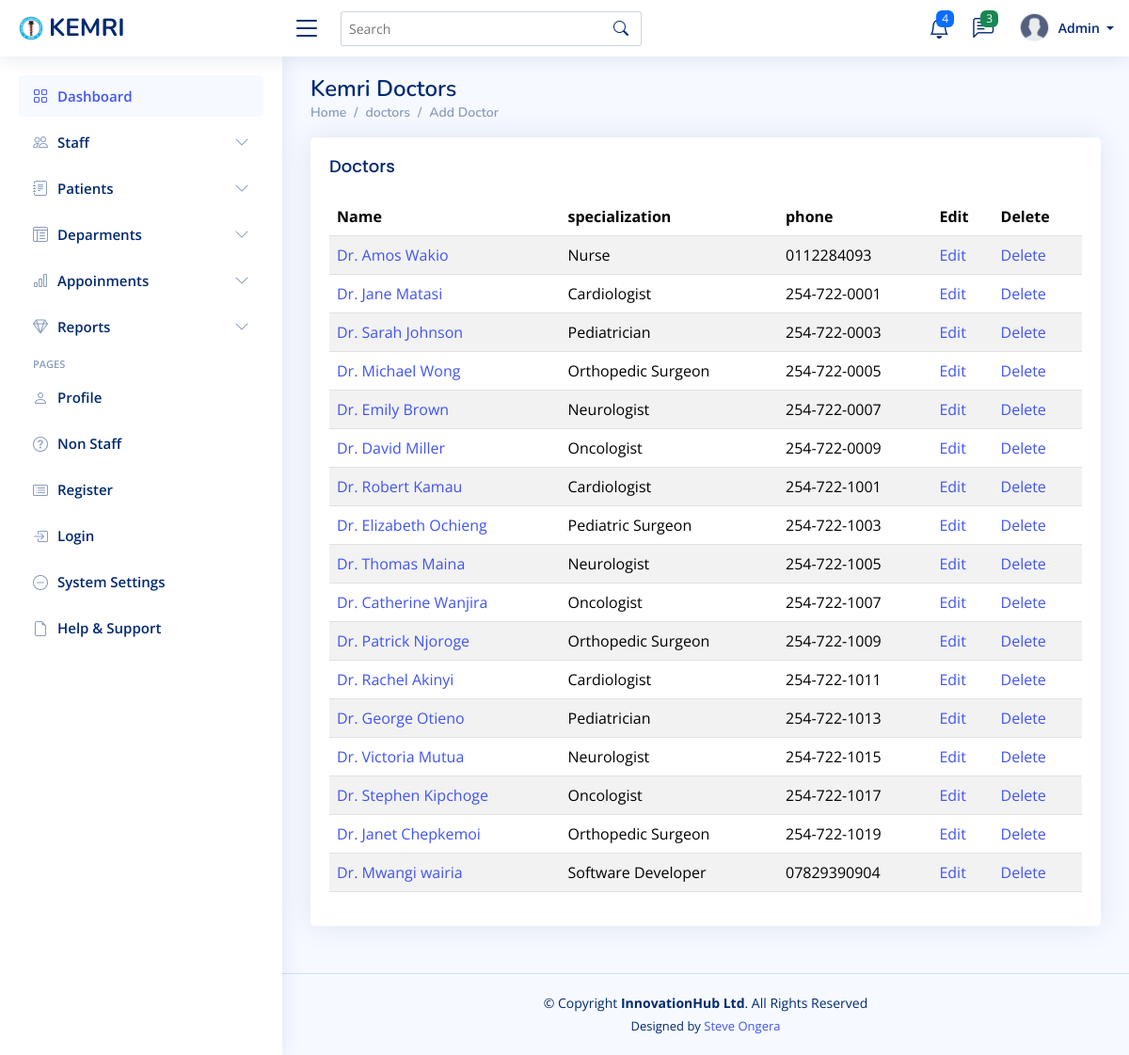
The app's page /doctors/, older data.
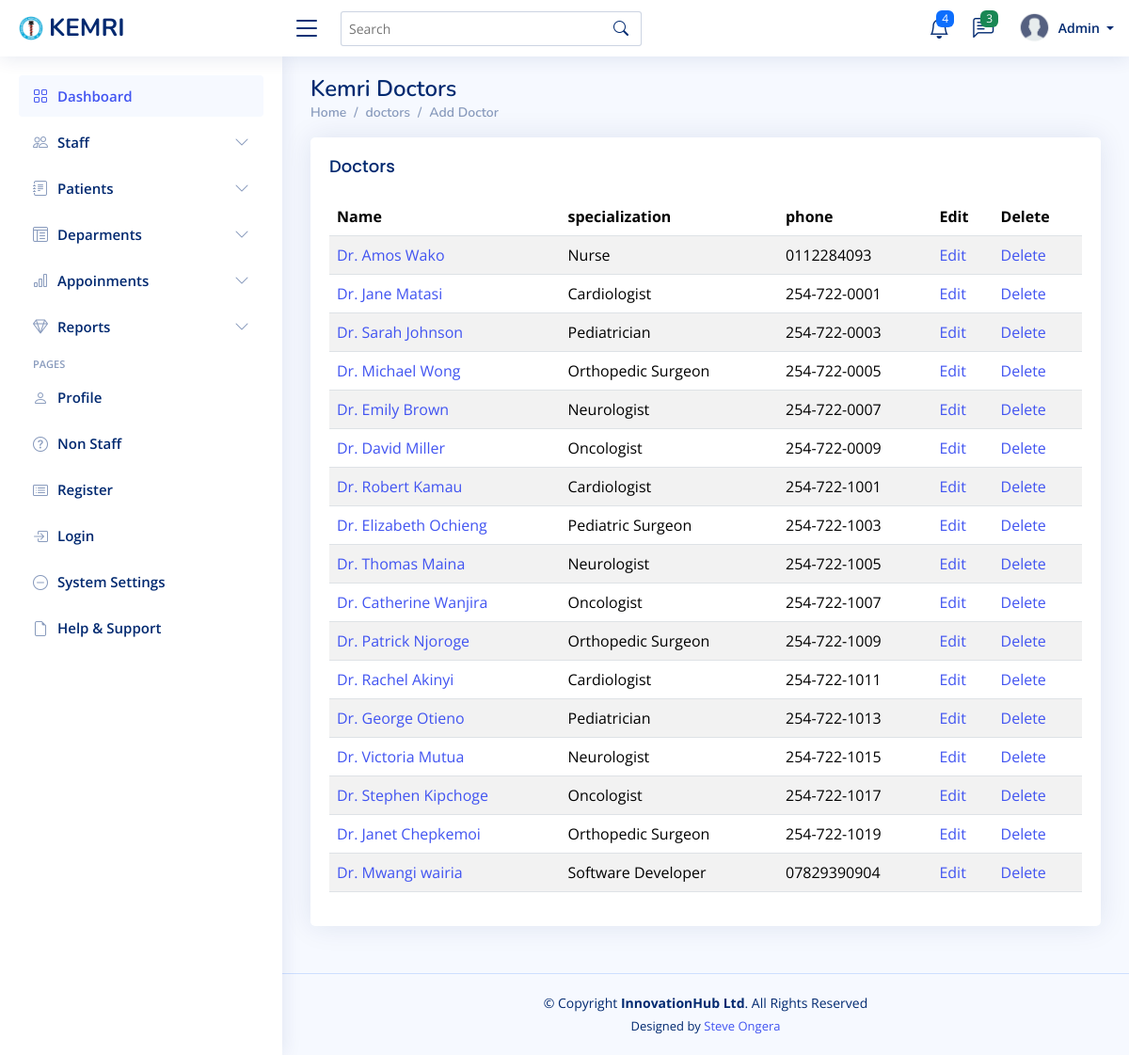
The same page, newer data.
### mtwapa_branch/models.py (models this page shows)
class Doctor(models.Model):
    first_name = models.CharField(max_length=100)
    last_name = models.CharField(max_length=100)
    gender = models.CharField(
        max_length=10,
        choices=[('Male', 'Male'), ('Female', 'Female'), ('Other', 'Other')],
        blank=True,
        null=True
    )
    phone = models.CharField(max_length=100)
    emergency_contact_name = models.CharField(max_length=100, blank=True, null=True)
    emergency_contact_phone = models.CharField(max_length=15, blank=True, null=True)
    address = models.CharField(max_length=100)
    identification_no = models.CharField(max_length=100)
    specialization = models.CharField(max_length=100)
    department = models.ForeignKey(
        'Department',
        on_delete=models.SET_NULL,
        null=True,
        related_name='doctors'  # Custom related_name to avoid clash
    )
    years_of_experience = models.PositiveIntegerField()
    available_days = models.CharField(max_length=255)  # e.g., "Monday, Wednesday, Friday"
    profile_picture = models.ImageField(upload_to='doctor_profiles/', blank=True, null=True)
    def __str__(self):
        return f"Dr. {self.first_name} {self.last_name}"

### mtwapa_branch/views.py (the view)
# urls.py: path('doctors/', views.doctor_list, name='doctor_list'),
def doctor_list(request):
    doctors = Doctor.objects.all()
    return render(request, 'doctor/doctor_list.html', {'doctors': doctors})

### templates/doctor/doctor_list.html
{% extends "base/base.html" %}
{% block content %}
<div class="pagetitle">
    <h1>Kemri Doctors  </h1>
    <nav>
      <ol class="breadcrumb">
        <li class="breadcrumb-item"><a href="{% url 'dashboard'%}">Home</a></li>
        <li class="breadcrumb-item">doctors</li>
        <li class="breadcrumb-item active"><a href="{% url 'doctor_create' %}">Add Doctor</a></li>
      </ol>
    </nav>
  </div>
  <section class="section">
    <div class="row">
      <div class="col-lg-12">
        <div class="card">
          <div class="card-body">
            <h5 class="card-title">Doctors </h5>
            <div class="table-responsive">
                <table class="table table-striped datatable">
                <thead>
                    <tr>
                        <th>Name </th>
                        <th>specialization </th>
                        <th>phone</th>
                        <th>Edit</th>
                        <th>Delete</th>
                    </tr>
                </thead>
                <tbody>
                    {% for doctor in doctors %}
                    <tr>
                        <td><a href="{% url 'doctor_detail' doctor.pk %}">{{ doctor }}</a></td>
                        <td>  {{ doctor.specialization  }}</td>
                        <td>{{ doctor.phone }}</td>
                        <td><a href="{% url 'doctor_update' doctor.pk %}">Edit</a></td>
                        <td><a href="{% url 'doctor_delete' doctor.pk %}">Delete</a></td>
                    </tr>
                    {% endfor %}
                </tbody>
            </table>
        </div>
    </div>
    </div>
    </div>
    </section>
    {% endblock %}

Row changes from the older to the newer data that the page shows:
changed Doctor "Nurse": first_name+last_name "Dr. Amos Wakio" → "Dr. Amos Wako"
